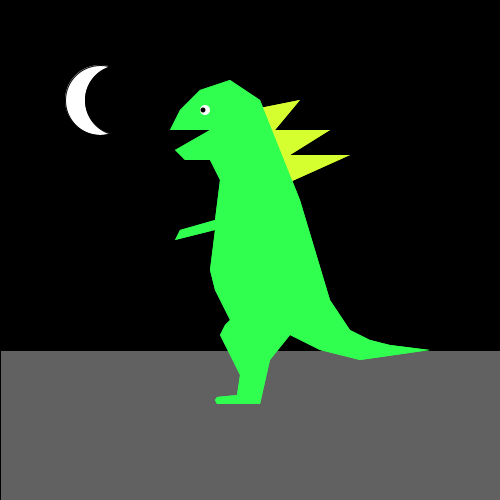
Frame 1 (no input)
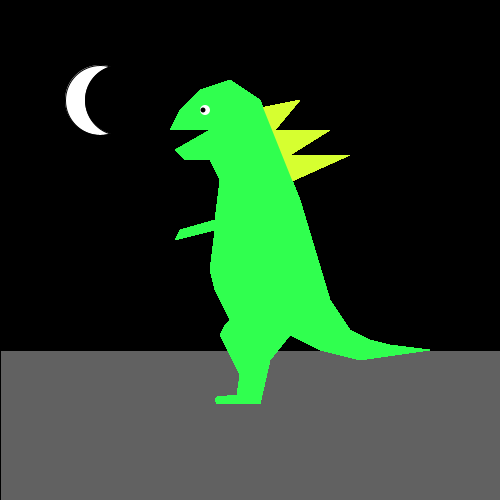
Frame 60 (the mouse pressed at the canvas centre just before this capture)
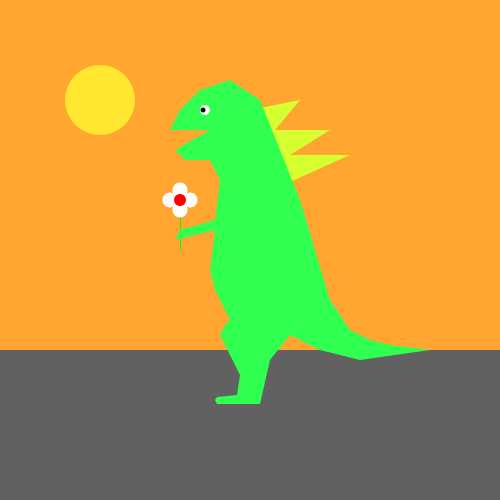
Frame 120 (the mouse held since frame 60 and released just before this capture)

The Processing sketch that drew these frames (run headless with seeded random() and noise(); from frame 60 on, the mouse is pressed at the canvas centre):

// Processing sketch: processing_155745
// ── processing_155745.pde

void setup() {
size(500, 500);
background(0, 0, 0);
smooth();
fill(255,255,255);
ellipse(100, 100, 70, 70);
fill(0,0,0);
ellipse(120, 100, 70, 70);
fill(97,97,97);
rect(0,350,500,500);
}

void draw() {
smooth();
//spikes
noStroke();
fill(214,255,48);
triangle(250, 110, 300, 100, 250, 160);
triangle(270, 130, 330, 130, 250, 180);
triangle(285, 155, 350, 155, 250, 200);
  
//teeth
noStroke();
fill(255, 255, 255);
triangle(210, 130, 220, 130, 215, 140);

//dinosaur
//stroke(255, 0, 255);
//noFill();
fill(48,255,79,255);
beginShape();
vertex(290, 335);
vertex(270, 360);
vertex(260, 404);
vertex(217, 404);
vertex(215, 400);
vertex(217, 397);
vertex(237, 395);
vertex(240, 375);
vertex(220, 335);
vertex(225, 325);
vertex(230, 320);
vertex(215, 290);
vertex(210, 270);
vertex(215, 230);
vertex(175, 240);
vertex(180, 230);
vertex(215, 220);
vertex(220, 180);
vertex(210, 160);
vertex(185, 160);
vertex(175, 150);
vertex(210, 130);
vertex(170, 130);
vertex(180, 110);
vertex(200, 90);
vertex(230, 80);
vertex(260, 100);
vertex(300, 200);
vertex(330, 300);
vertex(350, 330);
vertex(370, 340);
vertex(390, 345);
vertex(430, 350);
vertex(360, 360);
vertex(320, 350);
vertex(290, 335);
endShape();


if (mousePressed) {
  smooth();
  background(255, 165, 48);
  fill(97,97,97);
  noStroke();
  rect(0,350,500,500);
  fill(255, 255, 255);
  stroke(0, 255, 0);
  line(180, 200, 180, 250);
  noStroke();
  ellipse(190, 200, 15, 15);
  ellipse(170, 200, 15, 15);
  ellipse(180, 190, 15, 15);
  ellipse(180, 210, 15, 15);
  fill(255, 0, 0);
  ellipse(180, 200, 12, 12);
  fill(255, 231, 48);
  ellipse(100, 100, 70, 70);

  
  //beginShape();
  //noFill();
  //stroke(0, 255, 0);
  //noStroke();
  //fill(255,0,255);
  //vertex(210, 160);
  //vertex(185, 160);
  //vertex(175, 150);
  //vertex(210, 130);
  //endShape();
}


//spikes
noStroke();
fill(214,255,48);
triangle(250, 110, 300, 100, 250, 160);
triangle(270, 130, 330, 130, 250, 180);
triangle(285, 155, 350, 155, 250, 200);

//dinosaur
//stroke(255, 0, 255);
//noFill();
fill(48,255,79,255);
beginShape();
vertex(290, 335);
vertex(270, 360);
vertex(260, 404);
vertex(217, 404);
vertex(215, 400);
vertex(217, 397);
vertex(237, 395);
vertex(240, 375);
vertex(220, 335);
vertex(225, 325);
vertex(230, 320);
vertex(215, 290);
vertex(210, 270);
vertex(215, 230);
vertex(175, 240);
vertex(180, 230);
vertex(215, 220);
vertex(220, 180);
vertex(210, 160);
vertex(185, 160);
vertex(175, 150);
vertex(210, 130);
vertex(170, 130);
vertex(180, 110);
vertex(200, 90);
vertex(230, 80);
vertex(260, 100);
vertex(300, 200);
vertex(330, 300);
vertex(350, 330);
vertex(370, 340);
vertex(390, 345);
vertex(430, 350);
vertex(360, 360);
vertex(320, 350);
vertex(290, 335);
endShape();
noStroke();
fill(255,255,255);
ellipse(205, 110, 10, 10);

fill(0,0,0);
ellipse(203, 110, 5, 5);

//fill(255, 231, 48);
//ellipse(100, 100, 70, 70);

}
